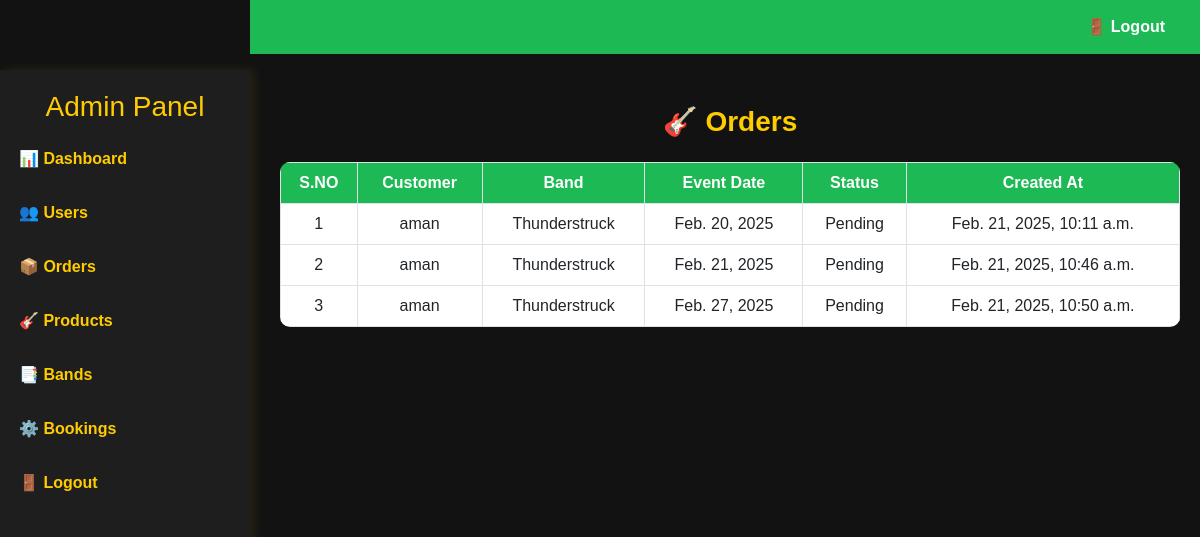
The app's page /bookings/, older data.
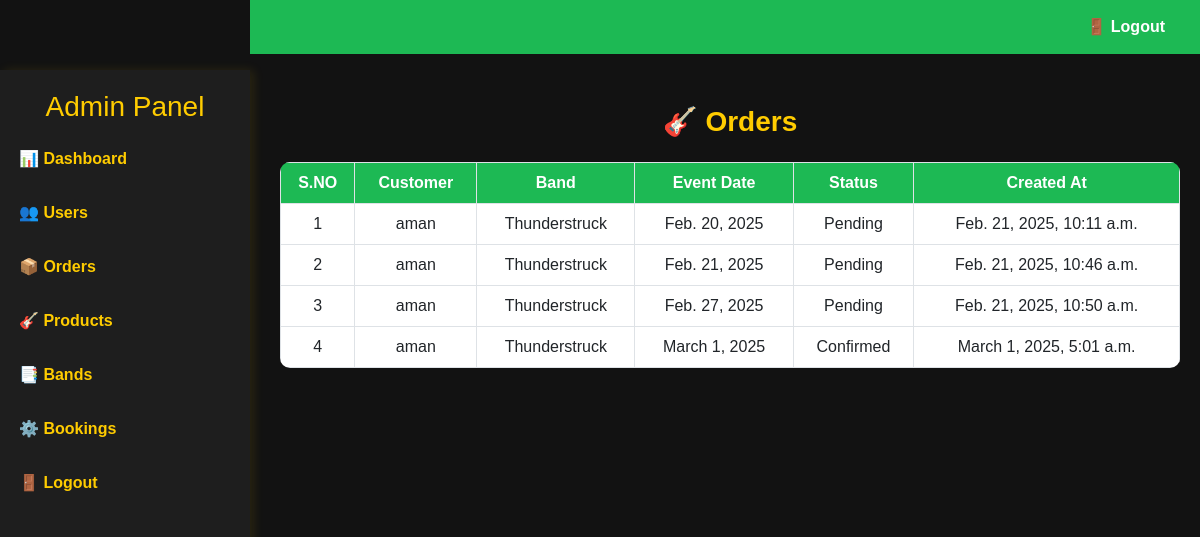
The same page, newer data.
### app/models.py (models this page shows, shortened)
class Booking(models.Model):
    customer = models.ForeignKey(Customer, on_delete=models.CASCADE, related_name="bookings", null=True, blank=True)
    band = models.ForeignKey(BandTeam, on_delete=models.CASCADE, related_name="bookings")
    event_date = models.DateField()
    status = models.CharField(
        max_length=20,
        choices=[("Pending", "Pending"), ("Confirmed", "Confirmed")],
        default="Pending"
    )
    payment_id = models.CharField(max_length=100, blank=True, null=True)  # Store Razorpay payment ID
    created_at = models.DateTimeField(auto_now_add=True)

class Customer(models.Model):
    name = models.CharField(max_length=100)
    email = models.EmailField(unique=True)
    phone = models.PositiveBigIntegerField()
    password = models.CharField(max_length=255)
    location = models.CharField(max_length=255)

class BandTeam(models.Model):
    staf = models.ForeignKey(Staf, on_delete=models.CASCADE, related_name="bands")
    name = models.CharField(max_length=100)
    genre = models.CharField(max_length=100)
    description = models.TextField()
    image = models.ImageField(upload_to="bands/")

### app/views.py (the view)
# urls.py: path('bookings/',views.bookings,name='bookings'),
def bookings(request):
    bkngs=Booking.objects.all()
    return render(request,'admin/bookings.html',{'bkngs':bkngs})

### app/models.py (called while the page is built)
    def __str__(self):
        return self.name

    def __str__(self):
        return self.name

### templates/admin/bookings.html (shortened to what this page needs)
<!DOCTYPE html>
<html lang="en">
<head>
    <link rel="stylesheet" href="https://cdn.jsdelivr.net/npm/bootstrap@5.3.0/dist/css/bootstrap.min.css">
</head>
<body>
    <div class="sidebar">
        <h3>Admin Panel</h3>
        <a href="../adminhome">📊 Dashboard</a>
        <a href="../users">👥 Users</a>
        <a href="../orders">📦 Orders</a>
        <a href="../products">🎸 Products</a>
        <a href="../bands">📑 Bands</a>
        <a href="../settings">⚙️ Bookings</a>
        <a href="../logout">🚪 Logout</a>
    </div>
    <div class="top-navbar">
        <a href="../logout">🚪 Logout</a>
    </div>
    <div class="content">
        <h2 class="heading">🎸 Orders</h2>
        <table class="table table-bordered text-center">
            <thead>
                <tr>
                    <th>S.NO</th>
                    <th>Customer</th>
                    <th>Band</th>
                    <th>Event Date</th>
                    <th>Status</th>
                    <th>Created At</th>
                </tr>
            </thead>
            <tbody>
                {% for b in bkngs %}
                <tr>
                    <td>{{ forloop.counter }}</td>
                    <td>{{ b.customer }}</td>
                    <td>{{ b.band }}</td>
                    <td>{{ b.event_date }}</td>
                    <td>{{ b.status }}</td>
                    <td>{{ b.created_at }}</td>
                </tr>
                {% endfor %}
            </tbody>
        </table>
    </div>
</body>
</html>

Row changes from the older to the newer data that the page shows:
added Booking: customer "aman", band "Thunderstruck", event_date "March 1, 2025", status "Confirmed", created_at "March 1, 2025, 5:01 a.m."
